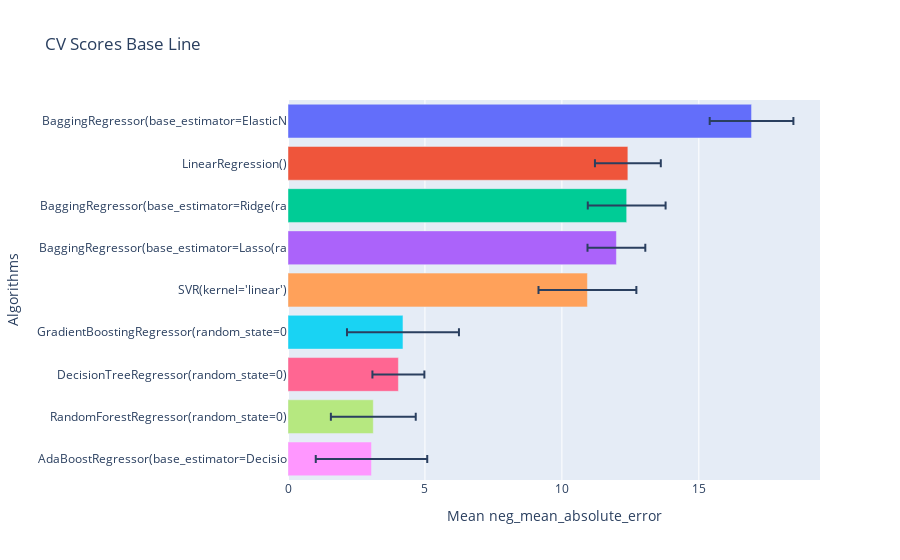

Notebook code for this chart:
### Code cell
gp.crossval_models(x_train,y_train,10,lista_estimadores,"neg_mean_absolute_error")

### Figure 1 — Plotly figure (JSON) as saved in the notebook; plotly's stock layout.template omitted (floating-point values rounded to 4 significant figures)
{"data": [{"alignmentgroup": "True", "error_x": {"array": [1.528]}, "hovertemplate": "Algorithms=%{y}<br>Mean neg_mean_absolute_error=%{x}<extra></extra>", "legendgroup": "BaggingRegressor(base_estimator=ElasticN", "marker": {"color": "#636efa", "pattern": {"shape": ""}}, "name": "BaggingRegressor(base_estimator=ElasticN", "offsetgroup": "BaggingRegressor(base_estimator=ElasticN", "orientation": "h", "showlegend": true, "textposition": "auto", "type": "bar", "x": [16.93], "xaxis": "x", "y": ["BaggingRegressor(base_estimator=ElasticN"], "yaxis": "y"}, {"alignmentgroup": "True", "error_x": {"array": [1.203]}, "hovertemplate": "Algorithms=%{y}<br>Mean neg_mean_absolute_error=%{x}<extra></extra>", "legendgroup": "LinearRegression()", "marker": {"color": "#EF553B", "pattern": {"shape": ""}}, "name": "LinearRegression()", "offsetgroup": "LinearRegression()", "orientation": "h", "showlegend": true, "textposition": "auto", "type": "bar", "x": [12.41], "xaxis": "x", "y": ["LinearRegression()"], "yaxis": "y"}, {"alignmentgroup": "True", "error_x": {"array": [1.421]}, "hovertemplate": "Algorithms=%{y}<br>Mean neg_mean_absolute_error=%{x}<extra></extra>", "legendgroup": "BaggingRegressor(base_estimator=Ridge(ra", "marker": {"color": "#00cc96", "pattern": {"shape": ""}}, "name": "BaggingRegressor(base_estimator=Ridge(ra", "offsetgroup": "BaggingRegressor(base_estimator=Ridge(ra", "orientation": "h", "showlegend": true, "textposition": "auto", "type": "bar", "x": [12.37], "xaxis": "x", "y": ["BaggingRegressor(base_estimator=Ridge(ra"], "yaxis": "y"}, {"alignmentgroup": "True", "error_x": {"array": [1.055]}, "hovertemplate": "Algorithms=%{y}<br>Mean neg_mean_absolute_error=%{x}<extra></extra>", "legendgroup": "BaggingRegressor(base_estimator=Lasso(ra", "marker": {"color": "#ab63fa", "pattern": {"shape": ""}}, "name": "BaggingRegressor(base_estimator=Lasso(ra", "offsetgroup": "BaggingRegressor(base_estimator=Lasso(ra", "orientation": "h", "showlegend": true, "textposition": "auto", "type": "bar", "x": [11.99], "xaxis": "x", "y": ["BaggingRegressor(base_estimator=Lasso(ra"], "yaxis": "y"}, {"alignmentgroup": "True", "error_x": {"array": [1.787]}, "hovertemplate": "Algorithms=%{y}<br>Mean neg_mean_absolute_error=%{x}<extra></extra>", "legendgroup": "SVR(kernel='linear')", "marker": {"color": "#FFA15A", "pattern": {"shape": ""}}, "name": "SVR(kernel='linear')", "offsetgroup": "SVR(kernel='linear')", "orientation": "h", "showlegend": true, "textposition": "auto", "type": "bar", "x": [10.93], "xaxis": "x", "y": ["SVR(kernel='linear')"], "yaxis": "y"}, {"alignmentgroup": "True", "error_x": {"array": [2.044]}, "hovertemplate": "Algorithms=%{y}<br>Mean neg_mean_absolute_error=%{x}<extra></extra>", "legendgroup": "GradientBoostingRegressor(random_state=0", "marker": {"color": "#19d3f3", "pattern": {"shape": ""}}, "name": "GradientBoostingRegressor(random_state=0", "offsetgroup": "GradientBoostingRegressor(random_state=0", "orientation": "h", "showlegend": true, "textposition": "auto", "type": "bar", "x": [4.198], "xaxis": "x", "y": ["GradientBoostingRegressor(random_state=0"], "yaxis": "y"}, {"alignmentgroup": "True", "error_x": {"array": [0.9489]}, "hovertemplate": "Algorithms=%{y}<br>Mean neg_mean_absolute_error=%{x}<extra></extra>", "legendgroup": "DecisionTreeRegressor(random_state=0)", "marker": {"color": "#FF6692", "pattern": {"shape": ""}}, "name": "DecisionTreeRegressor(random_state=0)", "offsetgroup": "DecisionTreeRegressor(random_state=0)", "orientation": "h", "showlegend": true, "textposition": "auto", "type": "bar", "x": [4.031], "xaxis": "x", "y": ["DecisionTreeRegressor(random_state=0)"], "yaxis": "y"}, {"alignmentgroup": "True", "error_x": {"array": [1.549]}, "hovertemplate": "Algorithms=%{y}<br>Mean neg_mean_absolute_error=%{x}<extra></extra>", "legendgroup": "RandomForestRegressor(random_state=0)", "marker": {"color": "#B6E880", "pattern": {"shape": ""}}, "name": "RandomForestRegressor(random_state=0)", "offsetgroup": "RandomForestRegressor(random_state=0)", "orientation": "h", "showlegend": true, "textposition": "auto", "type": "bar", "x": [3.115], "xaxis": "x", "y": ["RandomForestRegressor(random_state=0)"], "yaxis": "y"}, {"alignmentgroup": "True", "error_x": {"array": [2.035]}, "hovertemplate": "Algorithms=%{y}<br>Mean neg_mean_absolute_error=%{x}<extra></extra>", "legendgroup": "AdaBoostRegressor(base_estimator=Decisio", "marker": {"color": "#FF97FF", "pattern": {"shape": ""}}, "name": "AdaBoostRegressor(base_estimator=Decisio", "offsetgroup": "AdaBoostRegressor(base_estimator=Decisio", "orientation": "h", "showlegend": true, "textposition": "auto", "type": "bar", "x": [3.049], "xaxis": "x", "y": ["AdaBoostRegressor(base_estimator=Decisio"], "yaxis": "y"}], "layout": {"barmode": "relative", "legend": {"title": {"text": "Algorithms"}, "tracegroupgap": 0}, "showlegend": false, "title": {"text": "CV Scores Base Line"}, "xaxis": {"anchor": "y", "domain": [0, 1], "title": {"text": "Mean neg_mean_absolute_error"}}, "yaxis": {"anchor": "x", "categoryarray": ["AdaBoostRegressor(base_estimator=Decisio", "RandomForestRegressor(random_state=0)", "DecisionTreeRegressor(random_state=0)", "GradientBoostingRegressor(random_state=0", "SVR(kernel='linear')", "BaggingRegressor(base_estimator=Lasso(ra", "BaggingRegressor(base_estimator=Ridge(ra", "LinearRegression()", "BaggingRegressor(base_estimator=ElasticN"], "categoryorder": "array", "domain": [0, 1], "title": {"text": "Algorithms"}}}}
